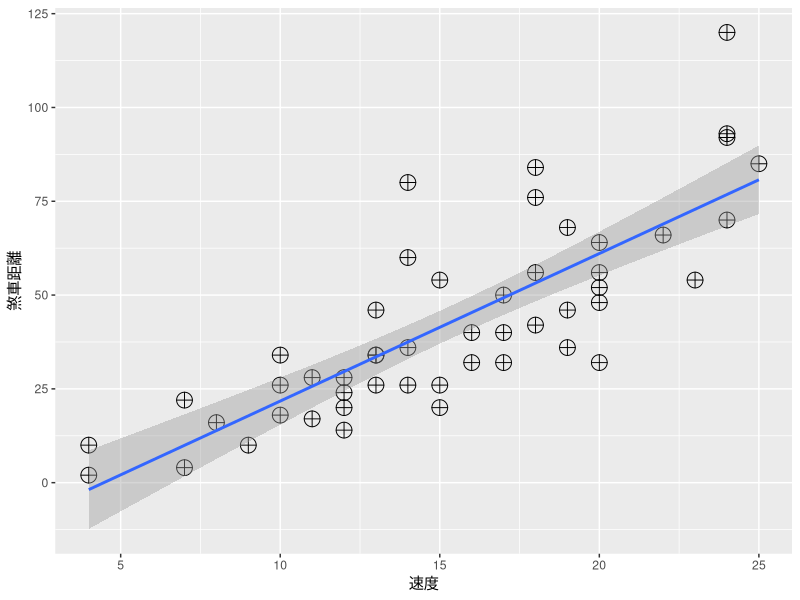

Write R code to recreate this figure.
library("ggplot2")
mycars = mtcars

result = lm(hp ~ cyl, data=mycars)
summary(result)
result2 = lm(hp ~ cyl + disp, data=mycars)
summary(result2)

result3 = lm(hp ~ disp+carb, data=mycars)
summary(result3)

result_all = lm(hp ~ ., data=mycars)  #所有
summary(result_all)   #


#######

cars
ggplot(cars, aes(x = speed, y = dist)) + geom_point(shape = 10, size = 5) + 
    geom_smooth(method = lm) + labs(x = "速度", y = "煞車距離") 
result4 <- lm(dist ~ speed, data = cars) 
summary(result4)
newcar <- data.frame(speed = 10) 
result5 <- predict(result4, newdata = newcar) 
result5 

